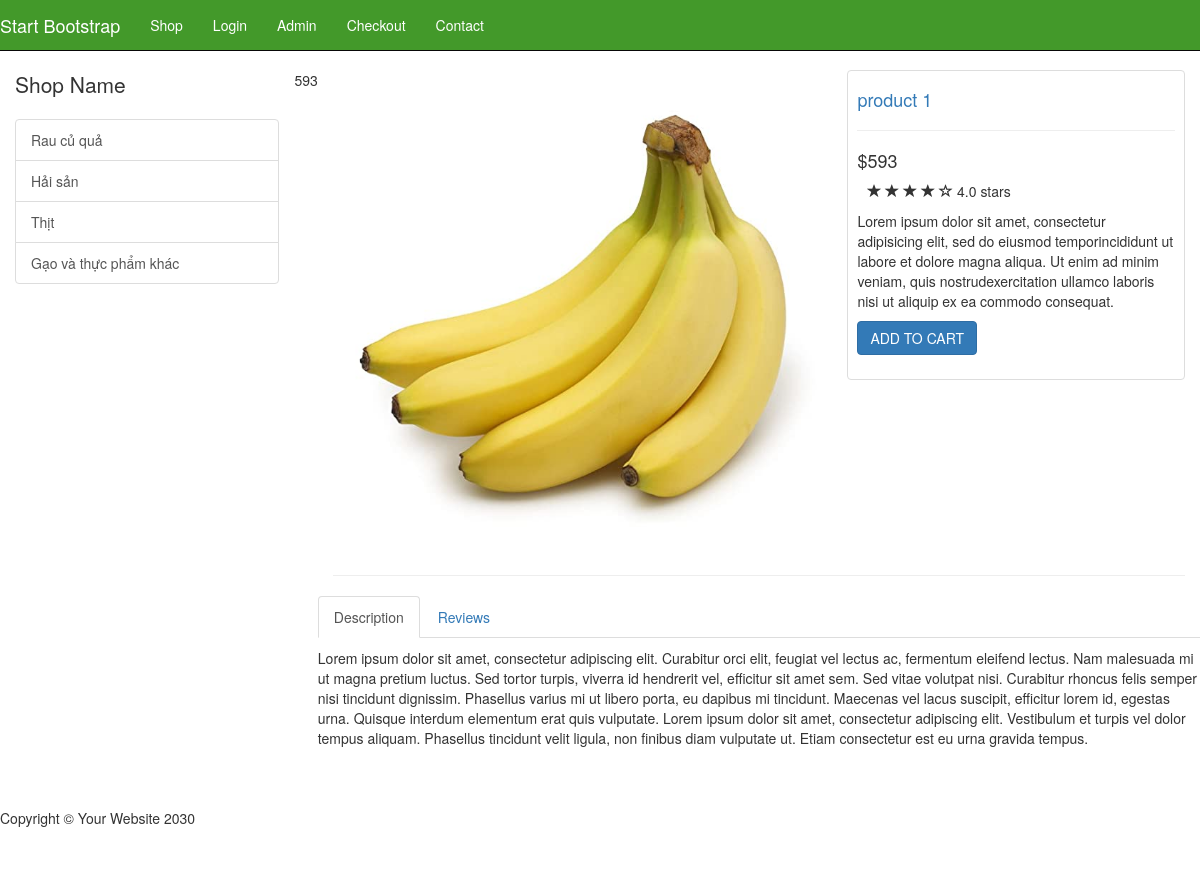
Page /item.php?id=1 on the committed database.
### tables this page shows
CREATE TABLE `categories` (
  `cat_id` int(11) NOT NULL,
  `cat_title` varchar(255) NOT NULL
);

CREATE TABLE `products` (
  `product_id` int(11) NOT NULL,
  `product_title` varchar(255) NOT NULL,
  `product_category_id` int(11) NOT NULL,
  `is_product_new` tinyint(1) NOT NULL,
  `is_product_sale` tinyint(1) NOT NULL,
  `product_current_price` double NOT NULL,
  `product_original_price` double NOT NULL,
  `product_rate` float NOT NULL,
  `product_description` text NOT NULL,
  `short_desc` text NOT NULL,
  `product_image` varchar(255) NOT NULL
);

### public/item.php (the view, shortened to what this page needs)
<?php include(TEMPLATE_FRONT . DS . "header.php") ?>
<div class="container">
    <?php include(TEMPLATE_FRONT . DS . "side_nav.php") ?>
    <?php
        $query = query("SELECT * FROM products WHERE product_id = " . escape_string($_GET['id']) . " " );
        while($row = fetch_array($query)):
            echo $row['product_current_price'];
    ?>
    <div class="col-md-9">
        <div class="row">
            <div class="col-md-7">
                <img class="img-responsive" src="<?php echo $row['product_image']; ?>" alt="">
            </div>
            <div class="col-md-5">
                <div class="thumbnail">
                    <div class="caption-full">
                        <h4><a href="#"><?php echo $row['product_title']; ?></a></h4>
                        <hr>
                        <h4 class=""><?php echo "&#36;" . $row['product_current_price']; ?></h4>
                        <div class="ratings">
                            <p>
                                <span class="glyphicon glyphicon-star"></span>
                                <span class="glyphicon glyphicon-star"></span>
                                <span class="glyphicon glyphicon-star"></span>
                                <span class="glyphicon glyphicon-star"></span>
                                <span class="glyphicon glyphicon-star-empty"></span>
                                4.0 stars
                            </p>
                        </div>
                        <p><?php echo $row['short_desc']; ?></p>
                        <form action="">
                            <div class="form-group">
                                <input type="submit" class="btn btn-primary" value="ADD TO CART">
                            </div>
                        </form>
                    </div>
                </div>
            </div>
        </div>
        <hr>
        <div class="row">
            <div role="tabpanel">
                <ul class="nav nav-tabs" role="tablist">
                    <li role="presentation" class="active"><a href="#home" aria-controls="home" role="tab"
                            data-toggle="tab">Description</a></li>
                    <li role="presentation"><a href="#profile" aria-controls="profile" role="tab"
                            data-toggle="tab">Reviews</a></li>
                </ul>
                <div class="tab-content">
                    <div role="tabpanel" class="tab-pane active" id="home">
                        <p><?php echo $row['product_description']; ?></p>
                    </div>
                </div>
            </div>
        </div>
    </div>
    <?php endwhile; ?>
</div>
<?php include(TEMPLATE_FRONT . DS . "footer.php") ?>

### resource/functions.php (shortened to what this page needs)
<?php
function query($sql) {
    global $connection;
    return mysqli_query($connection, $sql);
}
function escape_string($string){
    global $connection;
    return mysqli_real_escape_string($connection, $string);
}
function fetch_array($result){
    return mysqli_fetch_array($result);
}
function get_categories() {
            $query = query("SELECT * FROM categories");
            while($row = fetch_array($query)) {
                $categories_links = <<<DELIMETER
                <a href='category.php?cat=1&page=1&filter=0' class='list-group-item'>{$row['cat_title']}</a>
                DELIMETER;
                echo $categories_links;
            }
}
?>

### public/css/shop-homepage.css (style rules this page uses)
body { padding-top: 70px; }
.ratings { padding-right: 10px; padding-left: 10px; color: #d17581; }
.thumbnail { padding: 0; }
.thumbnail .caption-full { padding: 9px; color: #333; }

### public/css/style.css (style rules this page uses)
* { margin: 0; padding: 0; box-sizing: border-box; color: #333333; }
.container { padding: 0; width: 100%; display: flex; }

### rows in the picture
categories: cat_title "Rau củ quả"
categories: cat_title "Hải sản"
categories: cat_title "Thịt"
categories: cat_title "Gạo và thực phẩm khác"
products: product_current_price "593", product_image (picture), product_title "product 1", short_desc "Lorem ipsum dolor sit amet, consectetur adipisicing elit, sed do eiusmod temporincididunt ut labore et dolore magna aliqua. Ut enim ad minim veniam, quis nostrudexercitation ullamco laboris nisi ut aliquip ex ea commodo consequat.", product_description "Lorem ipsum dolor sit amet, consectetur adipiscing elit. Curabitur orci elit, feugiat vel lectus ac, fermentum eleifend lectus. Nam malesuada mi ut magna pretium luctus. Sed tortor turpis, viverra id hendrerit vel, efficitur sit amet sem. Sed vitae volutpat nisi. Curabitur rhoncus felis semper nisi tincidunt dignissim. Phasellus varius mi ut libero porta, eu dapibus mi tincidunt. Maecenas vel lacus suscipit, efficitur lorem id, egestas urna. Quisque interdum elementum erat quis vulputate. Lorem ipsum dolor sit amet, consectetur adipiscing elit. Vestibulum et turpis vel dolor tempus aliquam. Phasellus tincidunt velit ligula, non finibus diam vulputate ut. Etiam consectetur est eu urna…"
